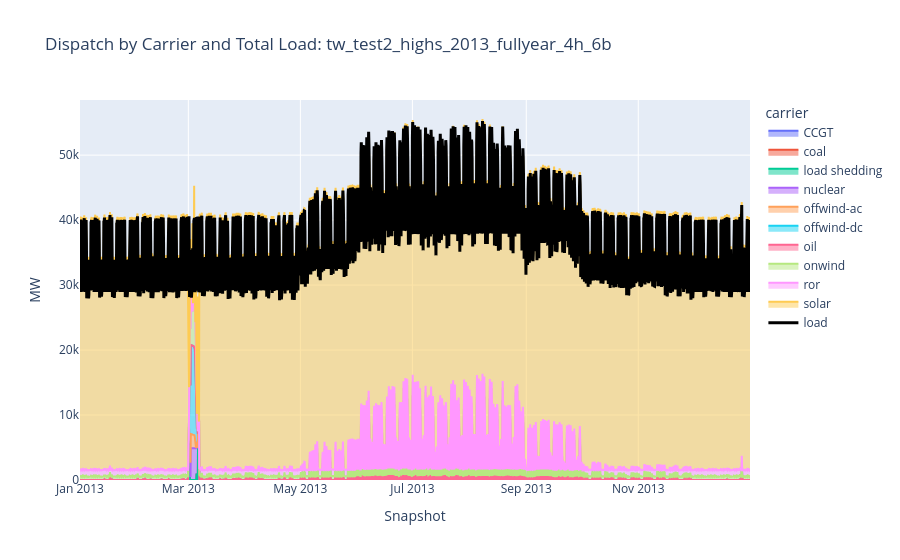

Notebook code for this chart:
### Markdown cell above
### Demand And Dispatch

This compares total load with aggregated generator dispatch by carrier for the selected single-run view. It is useful for spotting whether the solved network is serving demand and which carriers dominate each period.

### Code cell
load, dispatch_long = build_dispatch_plot_data(n)
plot_dispatch(load, dispatch_long, selected_result.name).show()

### Figure 1 — Plotly figure (JSON) as saved in the notebook; plotly's stock layout.template omitted (floating-point values rounded to 4 significant figures; data arrays with more than 128 entries replaced by an {"elided": "..."} marker saying what was removed)
{"data": [{"fillpattern": {"shape": ""}, "hovertemplate": "carrier=CCGT<br>snapshot=%{x}<br>MW=%{y}<extra></extra>", "legendgroup": "CCGT", "line": {"color": "#636efa"}, "marker": {"symbol": "circle"}, "mode": "lines", "name": "CCGT", "orientation": "v", "showlegend": true, "stackgroup": "1", "type": "scatter", "x": {"elided": "2190 str values"}, "xaxis": "x", "y": {"elided": "2190 float values"}, "yaxis": "y"}, {"fillpattern": {"shape": ""}, "hovertemplate": "carrier=coal<br>snapshot=%{x}<br>MW=%{y}<extra></extra>", "legendgroup": "coal", "line": {"color": "#EF553B"}, "marker": {"symbol": "circle"}, "mode": "lines", "name": "coal", "orientation": "v", "showlegend": true, "stackgroup": "1", "type": "scatter", "x": {"elided": "2190 str values"}, "xaxis": "x", "y": {"elided": "2190 float values"}, "yaxis": "y"}, {"fillpattern": {"shape": ""}, "hovertemplate": "carrier=load shedding<br>snapshot=%{x}<br>MW=%{y}<extra></extra>", "legendgroup": "load shedding", "line": {"color": "#00cc96"}, "marker": {"symbol": "circle"}, "mode": "lines", "name": "load shedding", "orientation": "v", "showlegend": true, "stackgroup": "1", "type": "scatter", "x": {"elided": "2190 str values"}, "xaxis": "x", "y": {"elided": "2190 float values"}, "yaxis": "y"}, {"fillpattern": {"shape": ""}, "hovertemplate": "carrier=nuclear<br>snapshot=%{x}<br>MW=%{y}<extra></extra>", "legendgroup": "nuclear", "line": {"color": "#ab63fa"}, "marker": {"symbol": "circle"}, "mode": "lines", "name": "nuclear", "orientation": "v", "showlegend": true, "stackgroup": "1", "type": "scatter", "x": {"elided": "2190 str values"}, "xaxis": "x", "y": {"elided": "2190 float values"}, "yaxis": "y"}, {"fillpattern": {"shape": ""}, "hovertemplate": "carrier=offwind-ac<br>snapshot=%{x}<br>MW=%{y}<extra></extra>", "legendgroup": "offwind-ac", "line": {"color": "#FFA15A"}, "marker": {"symbol": "circle"}, "mode": "lines", "name": "offwind-ac", "orientation": "v", "showlegend": true, "stackgroup": "1", "type": "scatter", "x": {"elided": "2190 str values"}, "xaxis": "x", "y": {"elided": "2190 float values"}, "yaxis": "y"}, {"fillpattern": {"shape": ""}, "hovertemplate": "carrier=offwind-dc<br>snapshot=%{x}<br>MW=%{y}<extra></extra>", "legendgroup": "offwind-dc", "line": {"color": "#19d3f3"}, "marker": {"symbol": "circle"}, "mode": "lines", "name": "offwind-dc", "orientation": "v", "showlegend": true, "stackgroup": "1", "type": "scatter", "x": {"elided": "2190 str values"}, "xaxis": "x", "y": {"elided": "2190 float values"}, "yaxis": "y"}, {"fillpattern": {"shape": ""}, "hovertemplate": "carrier=oil<br>snapshot=%{x}<br>MW=%{y}<extra></extra>", "legendgroup": "oil", "line": {"color": "#FF6692"}, "marker": {"symbol": "circle"}, "mode": "lines", "name": "oil", "orientation": "v", "showlegend": true, "stackgroup": "1", "type": "scatter", "x": {"elided": "2190 str values"}, "xaxis": "x", "y": {"elided": "2190 float values"}, "yaxis": "y"}, {"fillpattern": {"shape": ""}, "hovertemplate": "carrier=onwind<br>snapshot=%{x}<br>MW=%{y}<extra></extra>", "legendgroup": "onwind", "line": {"color": "#B6E880"}, "marker": {"symbol": "circle"}, "mode": "lines", "name": "onwind", "orientation": "v", "showlegend": true, "stackgroup": "1", "type": "scatter", "x": {"elided": "2190 str values"}, "xaxis": "x", "y": {"elided": "2190 float values"}, "yaxis": "y"}, {"fillpattern": {"shape": ""}, "hovertemplate": "carrier=ror<br>snapshot=%{x}<br>MW=%{y}<extra></extra>", "legendgroup": "ror", "line": {"color": "#FF97FF"}, "marker": {"symbol": "circle"}, "mode": "lines", "name": "ror", "orientation": "v", "showlegend": true, "stackgroup": "1", "type": "scatter", "x": {"elided": "2190 str values"}, "xaxis": "x", "y": {"elided": "2190 float values"}, "yaxis": "y"}, {"fillpattern": {"shape": ""}, "hovertemplate": "carrier=solar<br>snapshot=%{x}<br>MW=%{y}<extra></extra>", "legendgroup": "solar", "line": {"color": "#FECB52"}, "marker": {"symbol": "circle"}, "mode": "lines", "name": "solar", "orientation": "v", "showlegend": true, "stackgroup": "1", "type": "scatter", "x": {"elided": "2190 str values"}, "xaxis": "x", "y": {"elided": "2190 float values"}, "yaxis": "y"}, {"line": {"color": "black", "width": 3}, "mode": "lines", "name": "load", "type": "scatter", "x": {"elided": "2190 str values"}, "y": {"elided": "2190 float values"}}], "layout": {"legend": {"title": {"text": "carrier"}, "tracegroupgap": 0}, "title": {"text": "Dispatch by Carrier and Total Load: tw_test2_highs_2013_fullyear_4h_6b"}, "xaxis": {"anchor": "y", "domain": [0, 1], "title": {"text": "Snapshot"}}, "yaxis": {"anchor": "x", "domain": [0, 1], "title": {"text": "MW"}}}}
